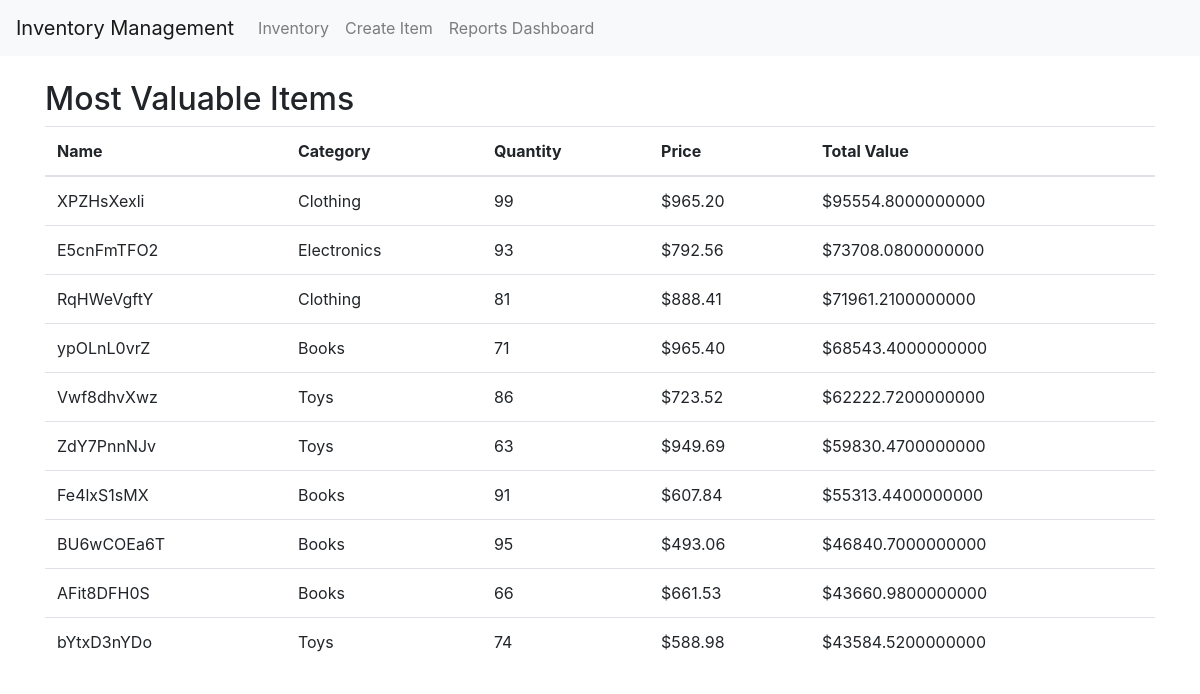
The page /reports/most_valuable_items/ on the database as committed earlier.
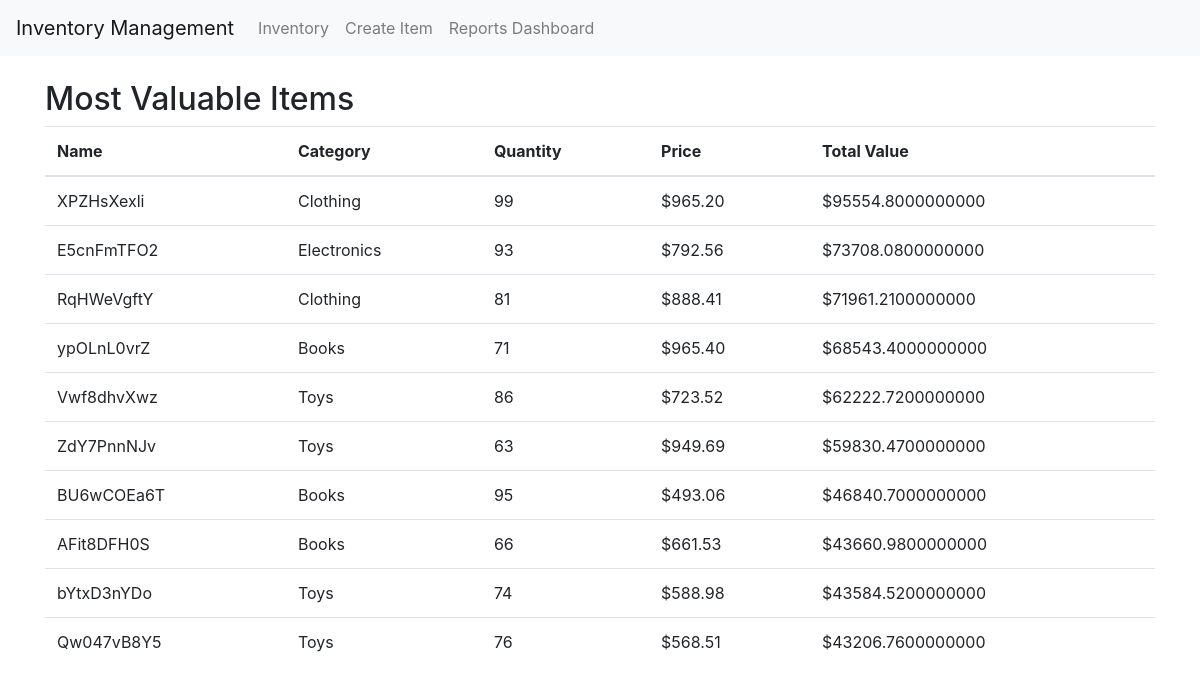
The same page on the database as committed later.
### inventory/models.py (models this page shows, shortened)
class Item(models.Model):
    CATEGORY_CHOICES = [
        ('electronics', 'Electronics'),
        ('clothing', 'Clothing'),
        ('books', 'Books'),
    ]
    name = models.CharField(max_length=255)
    category = models.CharField(max_length=100, choices=CATEGORY_CHOICES, blank=True, null=True)
    quantity = models.IntegerField(validators=[MinValueValidator(0)])
    price = models.DecimalField(max_digits=10, decimal_places=2)
    description = models.TextField(blank=True, null=True)
    image = models.ImageField(upload_to='item_images/', blank=True, null=True)

### inventory/views.py (the view)
# urls.py: path('reports/most_valuable_items/', MostValuableItemsView.as_view(), name='most_valuable_items'),
class MostValuableItemsView(ListView):
    template_name = 'inventory/most_valuable_items.html'
    context_object_name = 'most_valuable_items'
    def get_queryset(self):
        return Item.objects.annotate(total_value=F('price') * F('quantity')).order_by('-total_value')[:10]  # Top 10

### inventory/templates/inventory/most_valuable_items.html
{% extends 'base.html' %}
{% block content %}
<h2>Most Valuable Items</h2>
<table class="table">
  <thead>
    <tr>
      <th>Name</th>
      <th>Category</th>
      <th>Quantity</th>
      <th>Price</th>
      <th>Total Value</th>
    </tr>
  </thead>
  <tbody>
    {% for item in most_valuable_items %}
    <tr>
      <td>{{ item.name }}</td>
      <td>{{ item.get_category_display }}</td>
      <td>{{ item.quantity }}</td>
      <td>${{ item.price }}</td>
      <td>${{ item.total_value }}</td>
    </tr>
    {% endfor %}
  </tbody>
</table>
{% endblock %}

Rows that differ between the two databases and show on the page:
removed Item: name "Fe4lxS1sMX", category "Books", quantity "91", price "607.84", total_value "55313.4400000000"
now on this page (row unchanged): Item: name "Qw047vB8Y5", category "Toys", quantity "76", price "568.51", total_value "43206.7600000000"
